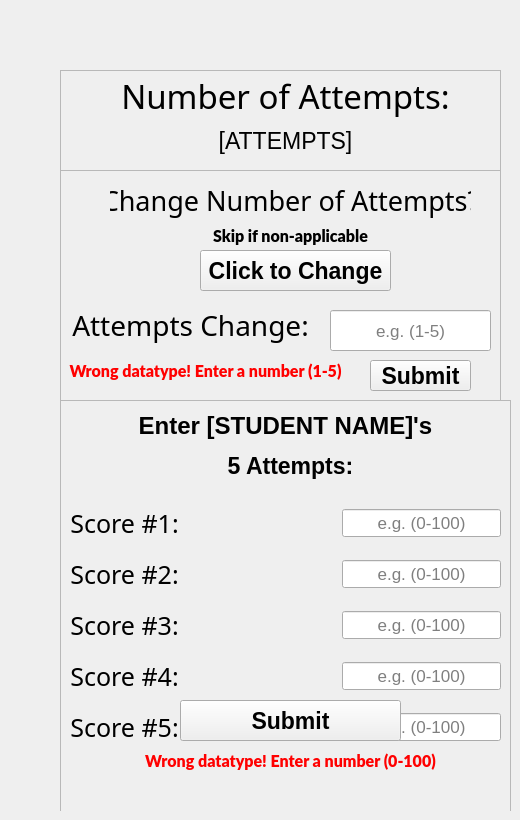
    <widget class="QWidget" name="Scores_Entry_5">
     <widget class="QWidget" name="widget_Scores_Entry_5_1" native="true">
      <property name="geometry">
       <rect>
        <x>60</x>
        <y>60</y>
        <width>451</width>
        <height>751</height>
       </rect>
      </property>
      <widget class="QFrame" name="frame_Scores_Entry_5_3">
       <property name="geometry">
        <rect>
         <x>0</x>
         <y>340</y>
         <width>451</width>
         <height>421</height>
        </rect>
       </property>
       <property name="frameShape">
        <enum>QFrame::StyledPanel</enum>
       </property>
       <property name="frameShadow">
        <enum>QFrame::Raised</enum>
       </property>
       <widget class="QLabel" name="label_Scores_Entry_5_ent_stud_name_1">
        <property name="geometry">
         <rect>
          <x>0</x>
          <y>10</y>
          <width>451</width>
          <height>31</height>
         </rect>
        </property>
        <property name="font">
         <font>
          <pointsize>18</pointsize>
          <weight>75</weight>
          <bold>true</bold>
         </font>
        </property>
        <property name="text">
         <string>Enter [STUDENT NAME]'s</string>
        </property>
        <property name="alignment">
         <set>Qt::AlignCenter</set>
        </property>
       </widget>
       <widget class="QLabel" name="label_Scores_Entry_5_five_attempts_1">
        <property name="geometry">
         <rect>
          <x>20</x>
          <y>50</y>
          <width>421</width>
          <height>31</height>
         </rect>
        </property>
        <property name="font">
         <font>
          <pointsize>17</pointsize>
          <weight>75</weight>
          <bold>true</bold>
         </font>
        </property>
        <property name="text">
         <string>5 Attempts:</string>
        </property>
        <property name="alignment">
         <set>Qt::AlignCenter</set>
        </property>
       </widget>
       <widget class="QLabel" name="label_Scores_Entry_5_error_message_1">
        <property name="enabled">
         <bool>false</bool>
        </property>
        <property name="geometry">
         <rect>
          <x>10</x>
          <y>350</y>
          <width>441</width>
          <height>21</height>
         </rect>
        </property>
        <property name="font">
         <font>
          <family>Lato Black</family>
          <pointsize>12</pointsize>
          <weight>75</weight>
          <italic>false</italic>
          <bold>true</bold>
         </font>
        </property>
        <property name="autoFillBackground">
         <bool>false</bool>
        </property>
        <property name="styleSheet">
         <string notr="true">color: red;</string>
        </property>
        <property name="text">
         <string>Wrong datatype! Enter a number (0-100)</string>
        </property>
        <property name="alignment">
         <set>Qt::AlignCenter</set>
        </property>
       </widget>
       <widget class="QWidget" name="verticalLayoutWidget">
        <property name="geometry">
         <rect>
          <x>10</x>
          <y>100</y>
          <width>431</width>
          <height>251</height>
         </rect>
        </property>
        <layout class="QVBoxLayout" name="verticalLayout_Scores_Entry_5_1">
         <item>
          <layout class="QHBoxLayout" name="horizontalLayout_Scores_Entry_5_1">
           <item>
            <widget class="QLabel" name="label_Scores_Entry_5_score_one_1">
             <property name="font">
              <font>
               <family>Oswald Light</family>
               <pointsize>19</pointsize>
              </font>
             </property>
             <property name="text">
              <string>Score #1:</string>
             </property>
             <property name="alignment">
              <set>Qt::AlignCenter</set>
             </property>
            </widget>
           </item>
           <item>
            <spacer name="horizontalSpacer_Scores_Entry_5_1">
             <property name="orientation">
              <enum>Qt::Horizontal</enum>
             </property>
             <property name="sizeHint" stdset="0">
              <size>
               <width>98</width>
               <height>43</height>
              </size>
             </property>
            </spacer>
           </item>
           <item>
            <widget class="QLineEdit" name="lineEdit_Scores_Entry_5_score_one_1">
             <property name="enabled">
              <bool>true</bool>
             </property>
             <property name="font">
              <font>
               <pointsize>13</pointsize>
              </font>
             </property>
             <property name="autoFillBackground">
              <bool>false</bool>
             </property>
             <property name="text">
              <string/>
             </property>
             <property name="frame">
              <bool>true</bool>
             </property>
             <property name="alignment">
              <set>Qt::AlignCenter</set>
             </property>
             <property name="readOnly">
              <bool>false</bool>
             </property>
             <property name="placeholderText">
              <string>e.g. (0-100)</string>
             </property>
             <property name="cursorMoveStyle">
              <enum>Qt::LogicalMoveStyle</enum>
             </property>
            </widget>
           </item>
          </layout>
         </item>
         <item>
          <layout class="QHBoxLayout" name="horizontalLayout_Scores_Entry_5_2">
           <item>
            <widget class="QLabel" name="label_Scores_Entry_5_score_two_1">
             <property name="font">
              <font>
               <family>Oswald Light</family>
               <pointsize>19</pointsize>
              </font>
             </property>
             <property name="text">
              <string>Score #2:</string>
             </property>
             <property name="alignment">
              <set>Qt::AlignCenter</set>
             </property>
            </widget>
           </item>
           <item>
            <spacer name="horizontalSpacer_Scores_Entry_5_2">
             <property name="orientation">
              <enum>Qt::Horizontal</enum>
             </property>
             <property name="sizeHint" stdset="0">
              <size>
               <width>98</width>
               <height>43</height>
              </size>
             </property>
            </spacer>
           </item>
           <item>
            <widget class="QLineEdit" name="lineEdit_Scores_Entry_5_score_two_1">
             <property name="enabled">
              <bool>true</bool>
             </property>
             <property name="font">
              <font>
               <pointsize>13</pointsize>
              </font>
             </property>
             <property name="autoFillBackground">
              <bool>false</bool>
             </property>
             <property name="text">
              <string/>
             </property>
             <property name="frame">
              <bool>true</bool>
             </property>
             <property name="alignment">
              <set>Qt::AlignCenter</set>
             </property>
             <property name="readOnly">
              <bool>false</bool>
             </property>
             <property name="placeholderText">
              <string>e.g. (0-100)</string>
             </property>
             <property name="cursorMoveStyle">
              <enum>Qt::LogicalMoveStyle</enum>
             </property>
            </widget>
           </item>
          </layout>
         </item>
         <item>
          <layout class="QHBoxLayout" name="horizontalLayout_Scores_Entry_5_3">
           <item>
            <widget class="QLabel" name="label_Scores_Entry_5_score_three_1">
             <property name="font">
              <font>
               <family>Oswald Light</family>
               <pointsize>19</pointsize>
              </font>
             </property>
             <property name="text">
              <string>Score #3:</string>
             </property>
             <property name="alignment">
              <set>Qt::AlignCenter</set>
             </property>
            </widget>
           </item>
           <item>
            <spacer name="horizontalSpacer_Scores_Entry_5_3">
             <property name="orientation">
              <enum>Qt::Horizontal</enum>
             </property>
             <property name="sizeHint" stdset="0">
              <size>
               <width>98</width>
               <height>43</height>
              </size>
             </property>
            </spacer>
           </item>
           <item>
            <widget class="QLineEdit" name="lineEdit_Scores_Entry_5_score_three_1">
             <property name="enabled">
              <bool>true</bool>
             </property>
             <property name="font">
              <font>
               <pointsize>13</pointsize>
              </font>
             </property>
             <property name="autoFillBackground">
              <bool>false</bool>
             </property>
             <property name="text">
              <string/>
             </property>
             <property name="frame">
              <bool>true</bool>
             </property>
             <property name="alignment">
              <set>Qt::AlignCenter</set>
             </property>
             <property name="readOnly">
              <bool>false</bool>
             </property>
             <property name="placeholderText">
              <string>e.g. (0-100)</string>
             </property>
             <property name="cursorMoveStyle">
              <enum>Qt::LogicalMoveStyle</enum>
             </property>
            </widget>
           </item>
          </layout>
         </item>
         <item>
          <layout class="QHBoxLayout" name="horizontalLayout_Scores_Entry_5_4">
           <item>
            <widget class="QLabel" name="label_Scores_Entry_5_score_four_1">
             <property name="font">
              <font>
               <family>Oswald Light</family>
               <pointsize>19</pointsize>
              </font>
             </property>
             <property name="text">
              <string>Score #4:</string>
             </property>
             <property name="alignment">
              <set>Qt::AlignCenter</set>
             </property>
            </widget>
           </item>
           <item>
            <spacer name="horizontalSpacer_Scores_Entry_5_4">
             <property name="orientation">
              <enum>Qt::Horizontal</enum>
             </property>
             <property name="sizeHint" stdset="0">
              <size>
               <width>98</width>
               <height>43</height>
              </size>
             </property>
            </spacer>
           </item>
           <item>
            <widget class="QLineEdit" name="lineEdit_Scores_Entry_5_score_four_1">
             <property name="enabled">
              <bool>true</bool>
             </property>
             <property name="font">
              <font>
               <pointsize>13</pointsize>
              </font>
             </property>
             <property name="autoFillBackground">
              <bool>false</bool>
             </property>
             <property name="text">
              <string/>
             </property>
             <property name="frame">
              <bool>true</bool>
             </property>
             <property name="alignment">
              <set>Qt::AlignCenter</set>
             </property>
             <property name="readOnly">
              <bool>false</bool>
             </property>
             <property name="placeholderText">
              <string>e.g. (0-100)</string>
             </property>
             <property name="cursorMoveStyle">
              <enum>Qt::LogicalMoveStyle</enum>
             </property>
            </widget>
           </item>
          </layout>
         </item>
         <item>
          <layout class="QHBoxLayout" name="horizontalLayout_Scores_Entry_5_5">
           <item>
            <widget class="QLabel" name="label_Scores_Entry_5_score_five_1">
             <property name="font">
              <font>
               <family>Oswald Light</family>
               <pointsize>19</pointsize>
              </font>
             </property>
             <property name="text">
              <string>Score #5:</string>
             </property>
             <property name="alignment">
              <set>Qt::AlignCenter</set>
             </property>
            </widget>
           </item>
           <item>
            <spacer name="horizontalSpacer_Scores_Entry_5_5">
             <property name="orientation">
              <enum>Qt::Horizontal</enum>
             </property>
             <property name="sizeHint" stdset="0">
              <size>
               <width>98</width>
               <height>43</height>
              </size>
             </property>
            </spacer>
           </item>
           <item>
            <widget class="QLineEdit" name="lineEdit_Scores_Entry_5_score_five_1">
             <property name="enabled">
              <bool>true</bool>
             </property>
             <property name="font">
              <font>
               <pointsize>13</pointsize>
              </font>
             </property>
             <property name="autoFillBackground">
              <bool>false</bool>
             </property>
             <property name="text">
              <string/>
             </property>
             <property name="frame">
              <bool>true</bool>
             </property>
             <property name="alignment">
              <set>Qt::AlignCenter</set>
             </property>
             <property name="readOnly">
              <bool>false</bool>
             </property>
             <property name="placeholderText">
              <string>e.g. (0-100)</string>
             </property>
             <property name="cursorMoveStyle">
              <enum>Qt::LogicalMoveStyle</enum>
             </property>
            </widget>
           </item>
          </layout>
         </item>
        </layout>
       </widget>
       <widget class="QPushButton" name="pushButton_Scores_Entry_5_submit_2">
        <property name="geometry">
         <rect>
          <x>120</x>
          <y>300</y>
          <width>221</width>
          <height>41</height>
         </rect>
        </property>
        <property name="font">
         <font>
          <pointsize>17</pointsize>
          <weight>75</weight>
          <italic>false</italic>
          <bold>true</bold>
          <underline>false</underline>
          <strikeout>false</strikeout>
          <kerning>true</kerning>
         </font>
        </property>
        <property name="text">
         <string>Submit</string>
        </property>
       </widget>
      </widget>
      <widget class="QFrame" name="frame_Scores_Entry_5_2">
       <property name="geometry">
        <rect>
         <x>0</x>
         <y>110</y>
         <width>441</width>
         <height>231</height>
        </rect>
       </property>
       <property name="frameShape">
        <enum>QFrame::StyledPanel</enum>
       </property>
       <property name="frameShadow">
        <enum>QFrame::Raised</enum>
       </property>
       <widget class="QLabel" name="label_Scores_Entry_5_skip_1">
        <property name="geometry">
         <rect>
          <x>130</x>
          <y>50</y>
          <width>201</width>
          <height>31</height>
         </rect>
        </property>
        <property name="font">
         <font>
          <family>Lato Black</family>
          <pointsize>12</pointsize>
          <weight>75</weight>
          <italic>false</italic>
          <bold>true</bold>
         </font>
        </property>
        <property name="autoFillBackground">
         <bool>false</bool>
        </property>
        <property name="text">
         <string>Skip if non-applicable</string>
        </property>
        <property name="alignment">
         <set>Qt::AlignCenter</set>
        </property>
       </widget>
       <widget class="QLineEdit" name="lineEdit_Scores_Entry_5_attempts_change_1">
        <property name="enabled">
         <bool>true</bool>
        </property>
        <property name="geometry">
         <rect>
          <x>270</x>
          <y>140</y>
          <width>161</width>
          <height>41</height>
         </rect>
        </property>
        <property name="font">
         <font>
          <pointsize>13</pointsize>
         </font>
        </property>
        <property name="autoFillBackground">
         <bool>false</bool>
        </property>
        <property name="text">
         <string/>
        </property>
        <property name="frame">
         <bool>true</bool>
        </property>
        <property name="alignment">
         <set>Qt::AlignCenter</set>
        </property>
        <property name="readOnly">
         <bool>false</bool>
        </property>
        <property name="placeholderText">
         <string>e.g. (1-5)</string>
        </property>
        <property name="cursorMoveStyle">
         <enum>Qt::LogicalMoveStyle</enum>
        </property>
       </widget>
       <widget class="QLabel" name="label_Scores_Entry_5_attempts_change_1">
        <property name="geometry">
         <rect>
          <x>50</x>
          <y>0</y>
          <width>361</width>
          <height>61</height>
         </rect>
        </property>
        <property name="font">
         <font>
          <family>Oswald Light</family>
          <pointsize>20</pointsize>
         </font>
        </property>
        <property name="text">
         <string>Change Number of Attempts?</string>
        </property>
        <property name="alignment">
         <set>Qt::AlignCenter</set>
        </property>
       </widget>
       <widget class="QPushButton" name="pushButton_Scores_Entry_5_change_1">
        <property name="geometry">
         <rect>
          <x>140</x>
          <y>80</y>
          <width>191</width>
          <height>41</height>
         </rect>
        </property>
        <property name="font">
         <font>
          <pointsize>17</pointsize>
          <weight>75</weight>
          <bold>true</bold>
         </font>
        </property>
        <property name="text">
         <string>Click to Change</string>
        </property>
       </widget>
       <widget class="QLabel" name="label_Scores_Entry_5_attempts_change_2">
        <property name="enabled">
         <bool>true</bool>
        </property>
        <property name="geometry">
         <rect>
          <x>10</x>
          <y>130</y>
          <width>241</width>
          <height>51</height>
         </rect>
        </property>
        <property name="font">
         <font>
          <family>Oswald Light</family>
          <pointsize>21</pointsize>
         </font>
        </property>
        <property name="text">
         <string>Attempts Change:</string>
        </property>
        <property name="alignment">
         <set>Qt::AlignCenter</set>
        </property>
       </widget>
       <widget class="QPushButton" name="pushButton_Scores_Entry_5_submit_1">
        <property name="enabled">
         <bool>true</bool>
        </property>
        <property name="geometry">
         <rect>
          <x>310</x>
          <y>190</y>
          <width>101</width>
          <height>31</height>
         </rect>
        </property>
        <property name="font">
         <font>
          <pointsize>17</pointsize>
          <weight>75</weight>
          <italic>false</italic>
          <bold>true</bold>
          <underline>false</underline>
          <strikeout>false</strikeout>
          <kerning>true</kerning>
         </font>
        </property>
        <property name="text">
         <string>Submit</string>
        </property>
       </widget>
       <widget class="QLabel" name="label_Scores_Entry_5_error_message_2">
        <property name="enabled">
         <bool>false</bool>
        </property>
        <property name="geometry">
         <rect>
          <x>0</x>
          <y>190</y>
          <width>291</width>
          <height>21</height>
         </rect>
        </property>
        <property name="font">
         <font>
          <family>Lato Black</family>
          <pointsize>12</pointsize>
          <weight>75</weight>
          <italic>false</italic>
          <bold>true</bold>
         </font>
        </property>
        <property name="autoFillBackground">
         <bool>false</bool>
        </property>
        <property name="styleSheet">
         <string notr="true">color: red;</string>
        </property>
        <property name="text">
         <string>Wrong datatype! Enter a number (1-5)</string>
        </property>
        <property name="alignment">
         <set>Qt::AlignCenter</set>
        </property>
       </widget>
      </widget>
      <widget class="QFrame" name="frame_Scores_Entry_5_1">
       <property name="geometry">
        <rect>
         <x>0</x>
         <y>10</y>
         <width>441</width>
         <height>101</height>
        </rect>
       </property>
       <property name="frameShape">
        <enum>QFrame::StyledPanel</enum>
       </property>
       <property name="frameShadow">
        <enum>QFrame::Raised</enum>
       </property>
       <widget class="QLabel" name="label_Scores_Entry_5_attempts_var_1">
        <property name="geometry">
         <rect>
          <x>60</x>
          <y>50</y>
          <width>331</width>
          <height>41</height>
         </rect>
        </property>
        <property name="font">
         <font>
          <pointsize>17</pointsize>
         </font>
        </property>
        <property name="text">
         <string>[ATTEMPTS]</string>
        </property>
        <property name="alignment">
         <set>Qt::AlignCenter</set>
        </property>
       </widget>
       <widget class="QLabel" name="label_Scores_Entry_5_num_of_attempts_1">
        <property name="geometry">
         <rect>
          <x>60</x>
          <y>0</y>
          <width>331</width>
          <height>51</height>
         </rect>
        </property>
        <property name="font">
         <font>
          <family>Oswald Light</family>
          <pointsize>25</pointsize>
         </font>
        </property>
        <property name="text">
         <string>Number of Attempts:</string>
        </property>
        <property name="alignment">
         <set>Qt::AlignCenter</set>
        </property>
       </widget>
      </widget>
     </widget>
    </widget>
